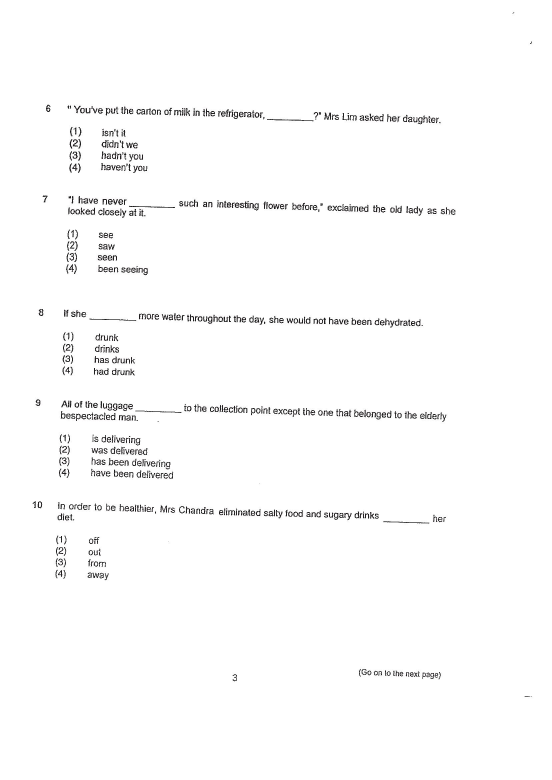
#> input picture youzusummer2020/imagetotexttests/youzu-master/Sample Resources/engtest.jpg, 1654 x 2340 px, found by its file name (shown at 1/3 size)
$ python getcontours.py
#> lines starting #> are read from the running program, lines starting #| are printed output that depends on the picture; after the words box and inside, x2 and y2 are one past the last pixel; in counts of white or black regions, pixels touching at a corner belong together
import cv2
import numpy as np
import math as m


#frameWidth = 640
#frameHeight = 480
'''
#stack function
def stackImages(scale,imgArray):
    rows = len(imgArray)
    cols = len(imgArray[0])
    rowsAvailable = isinstance(imgArray[0], list)
    width = imgArray[0][0].shape[1]
    height = imgArray[0][0].shape[0]
    if rowsAvailable:
        for x in range ( 0, rows):
            for y in range(0, cols):
                if imgArray[x][y].shape[:2] == imgArray[0][0].shape [:2]:
                    imgArray[x][y] = cv2.resize(imgArray[x][y], (0, 0), None, scale, scale)
                else:
                    imgArray[x][y] = cv2.resize(imgArray[x][y], (imgArray[0][0].shape[1], imgArray[0][0].shape[0]), None, scale, scale)
                if len(imgArray[x][y].shape) == 2: imgArray[x][y]= cv2.cvtColor( imgArray[x][y], cv2.COLOR_GRAY2BGR)
        imageBlank = np.zeros((height, width, 3), np.uint8)
        hor = [imageBlank]*rows
        hor_con = [imageBlank]*rows
        for x in range(0, rows):
            hor[x] = np.hstack(imgArray[x])
        ver = np.vstack(hor)
    else:
        for x in range(0, rows):
            if imgArray[x].shape[:2] == imgArray[0].shape[:2]:
                imgArray[x] = cv2.resize(imgArray[x], (0, 0), None, scale, scale)
            else:
                imgArray[x] = cv2.resize(imgArray[x], (imgArray[0].shape[1], imgArray[0].shape[0]), None,scale, scale)
            if len(imgArray[x].shape) == 2: imgArray[x] = cv2.cvtColor(imgArray[x], cv2.COLOR_GRAY2BGR)
        hor= np.hstack(imgArray)
        ver = hor
    return ver
'''


def getContours(img, imgContour):
    contours, hierarchy = cv2.findContours(img, cv2.RETR_EXTERNAL, cv2.CHAIN_APPROX_NONE)
    i = 1
    POI_detected = []
    for cnt in contours:
        peri = cv2.arcLength(cnt, True)
        approx = cv2.approxPolyDP(cnt, 0.02 * peri, True)
        x_, y_, w, h = cv2.boundingRect(approx)
        area = cv2.contourArea(cnt)
        if area > 600 and (x_ + w) > 10 and h < 100:
            if POI_detected.count((str(m.floor(x_)), str(m.floor(y_)))) == 0 and (x_, y_) != (0, 0):
                POI_detected.append((str(m.floor(x_)), str(m.floor(y_))))
                #cv2.drawContours(imgContour, cnt, -1, (255, 0, 255), 5)
                cv2.rectangle(imgContour, (x_, y_), (x_ + w, y_ + h), (0, 255, 0), 3)
                #cv2.putText(imgContour, "Point " + str(i), (x_ + w + 5, y_ + 5), cv2.FONT_HERSHEY_COMPLEX, 1, (0, 255, 0), 4)
                #cv2.putText(imgContour, "Coordinates: (" + str(int(x_)) + ", " + str(int(y_)) + ")", (x_ + w + 20, y_ + 45), cv2.FONT_HERSHEY_COMPLEX, 1, (0, 255, 0), 4)
                print("POI " + str(i) + ": (" +  str(int(x_)) + ", " + str(int(y_)) + ")")
                i = i + 1
    print("List of coordinates of points detected: " + str(POI_detected))


# [5 lines left out: function merge_boxes, not called in this run]


def empty(a):
    pass

'''
#creating the trackbar
cv2.namedWindow("Parameters")
cv2.resizeWindow("Parameters", 0, 0)
cv2.createTrackbar("Threshold1","Parameters", 255, 255, empty)
cv2.createTrackbar("Threshold2","Parameters", 23, 255, empty)
'''

#instantiating the image
#img = cv2.imread("/home/justinyip/Documents/youzu2020/youzu-master/Sample Resources/sciencetest.jpg")
img = cv2.imread("/home/justinyip/Documents/youzu2020/youzu-master/Sample Resources/engtest.jpg")
#> img is the input picture: shape (2340, 1654, 3); mean B, G, R 251.2, 251.2, 251.3
imgBlur = cv2.GaussianBlur(img, (7,7), 1)
imgGray = cv2.cvtColor(imgBlur, cv2.COLOR_BGR2GRAY)

'''
imgS = cv2.resize(img, (600, 750))
imgBlurS = cv2.resize(imgBlur, (600, 750))
imgGrayS = cv2.resize(imgGray, (600, 750))
'''

'''
threshold1 = cv2.getTrackbarPos("Threshold1", "Parameters")
threshold2 = cv2.getTrackbarPos("Threshold2", "Parameters")
'''
#imgCanny = cv2.Canny(imgGrayS, threshold1, threshold2)
imgCanny = cv2.Canny(imgGray, 255, 23)
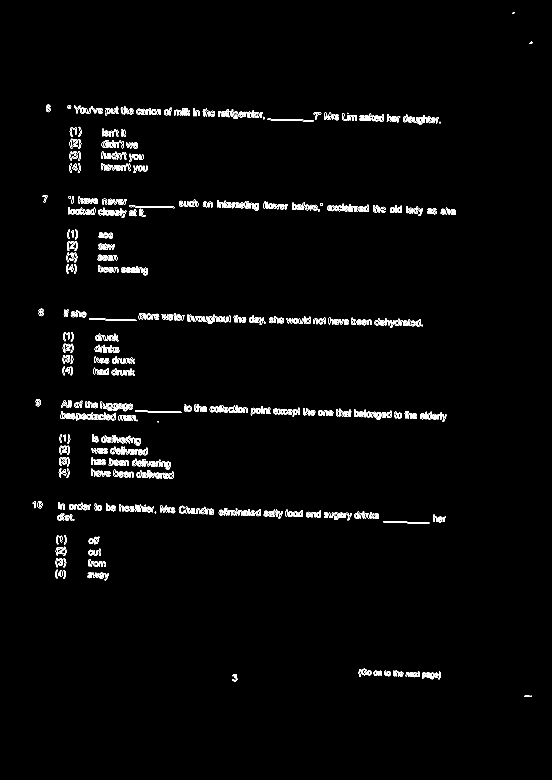
#> imgCanny: shape (2340, 1654) (shown at 1/3 size); 1.3% white in thin lines or dots, all inside (x1, y1, x2, y2) = (98, 36, 1597, 2091)
kernel = np.ones((5,5))
imgDil = cv2.dilate(imgCanny, kernel, iterations=1)
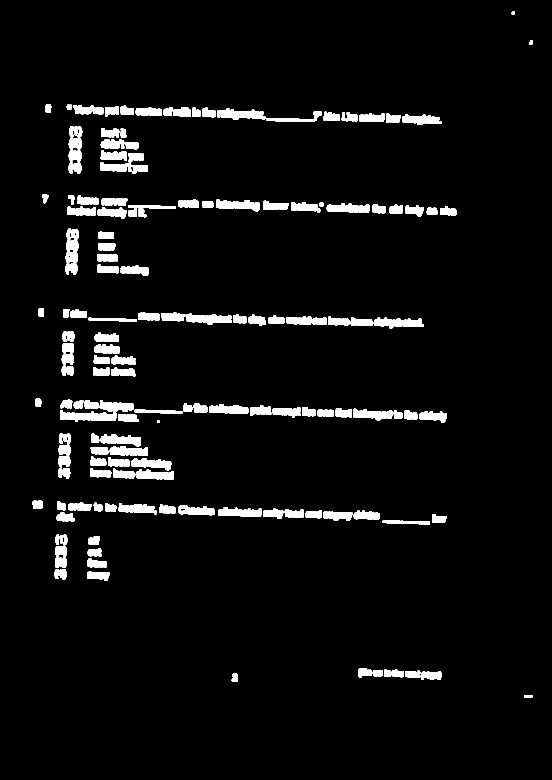
#> imgDil: shape (2340, 1654) (shown at 1/3 size); 4.8% white; 157 white regions

#imgContour = imgS.copy()
imgContour = img.copy()
getContours(imgDil, imgContour)
#> in getContours, `contours, hierarchy = cv2.findContours(img, cv2.RETR_EXTERNAL, cv2.CHA..`: contours = 157 contours; largest, box (x1, y1, x2, y2) and area: (180, 1231, 349, 1265) 3470, (652, 326, 796, 360) 2966, (1121, 953, 1271, 985) 2934, (559, 941, 695, 974) 2768, (649, 599, 779, 634) 2738
#> the loop in getContours, `for cnt in contours:` made 157 passes
#> (peri, approx, x_, y_, w, h, area) on passes 18, 52, 53, 58: (300.4, [[1148, 1562], [1160, 1569], [1289, 1572], [1289, 1565]], 1148, 1562, 142, 11, 1016.5), (26, [[471, 1261], [471, 1268], [477, 1268], [477, 1261]], 471, 1261, 7, 8, 42), (164.3, [[354, 1246], [354, 1262], [415, 1264], [406, 1244]], 354, 1244, 62, 21, 1110), (300.7, [[404, 1229], [404, 1236], [546, 1240], [544, 1233]], 404, 1229, 143, 12, 1008.5)
#> (printed output is left out)
#> after the loop in getContours, `for cnt in contours:`:
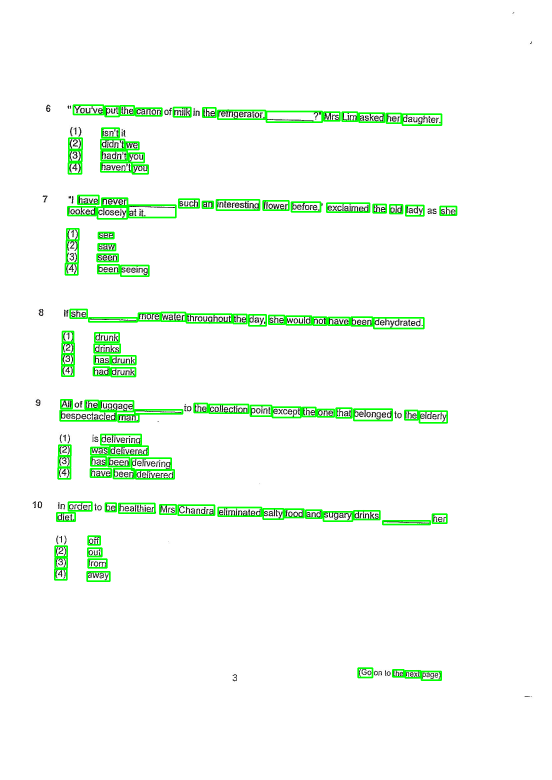
#> imgContour: shape (2340, 1654, 3) (shown at 1/3 size); 2.91% of pixels changed, all inside (x1, y1, x2, y2) = (162, 313, 1372, 2043)
#> after the loop in getContours, `for cnt in contours:`: POI_detected = 122 items, first 6: ('1264', '2014'), ('1215', '2012'), ('1178', '2009'), ('1074', '2004'), ('261', '1715'), ('164', '1707'); i = 123
#> (printed output is left out)
imgContouredS = cv2.resize(imgContour, (600, 750))
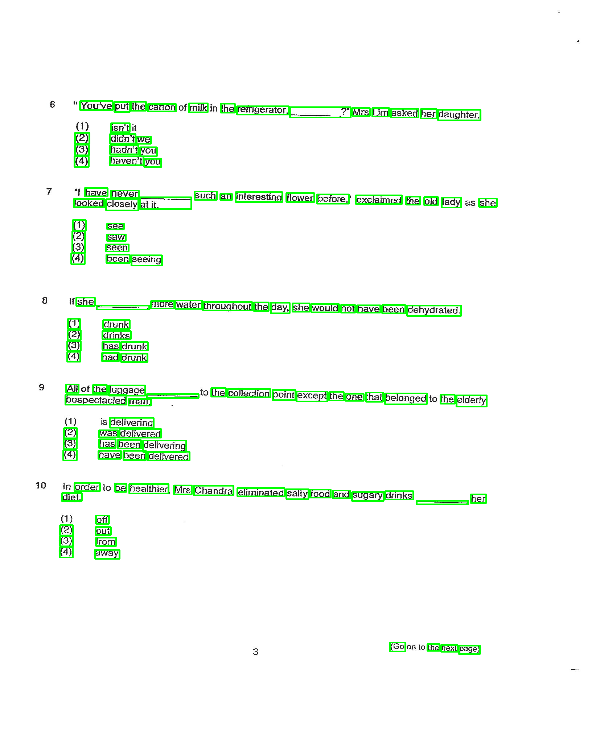
#> imgContouredS: shape (750, 600, 3); mean B, G, R 244, 251.3, 244
'''
imgstack = stackImages(0.8, ([imgS, imgGrayS, imgCanny], [imgDil, imgContour, imgContour]))
imgstackS = cv2.resize(imgstack, (800,800))
cv2.imshow("Result", imgstackS)
'''

cv2.imshow("Result", imgContouredS)
cv2.waitKey(0)

$ run again, with imagetotexttests/pythoncode/Sample Resources/sciencetest.jpg copied over youzusummer2020/imagetotexttests/youzu-master/Sample Resources/engtest.jpg
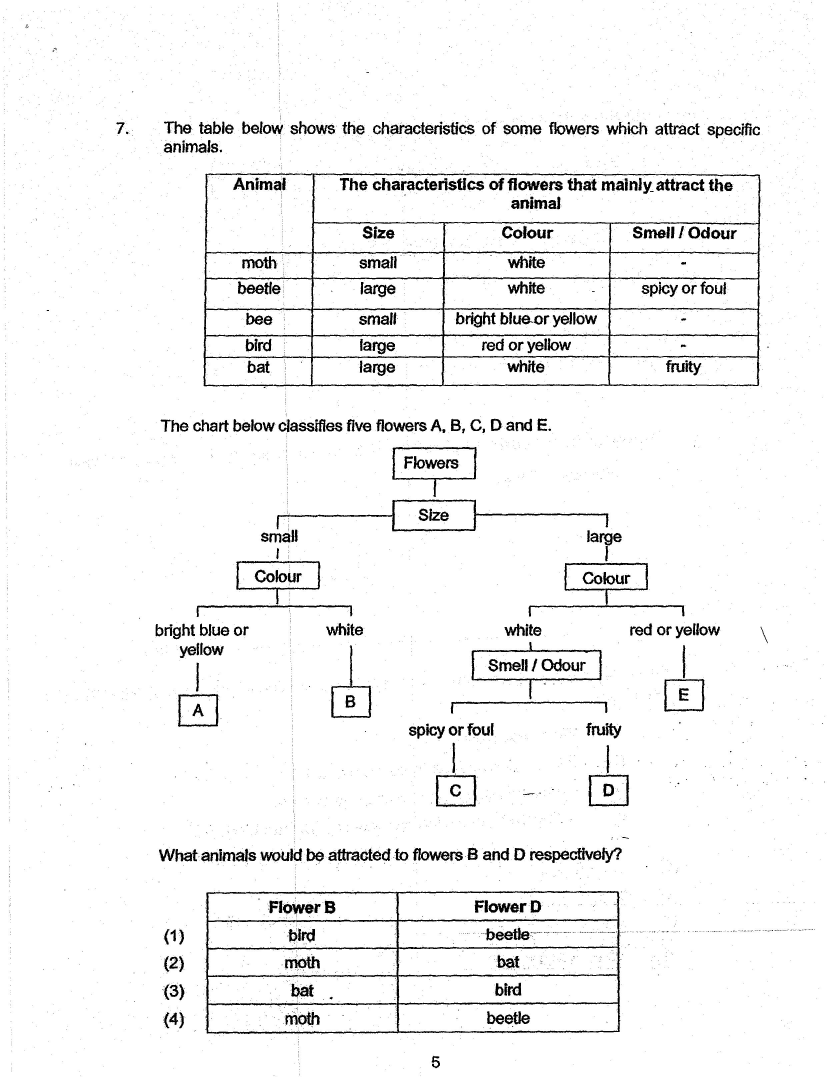
#> input picture imagetotexttests/pythoncode/Sample Resources/sciencetest.jpg, 2479 x 3229 px, found by its file name (shown at 1/3 size)
#> img is the input picture: shape (3229, 2479, 3); min 0, max 255, mean 243.4
#> `imgCanny = cv2.Canny(imgGray, 255, 23)`:
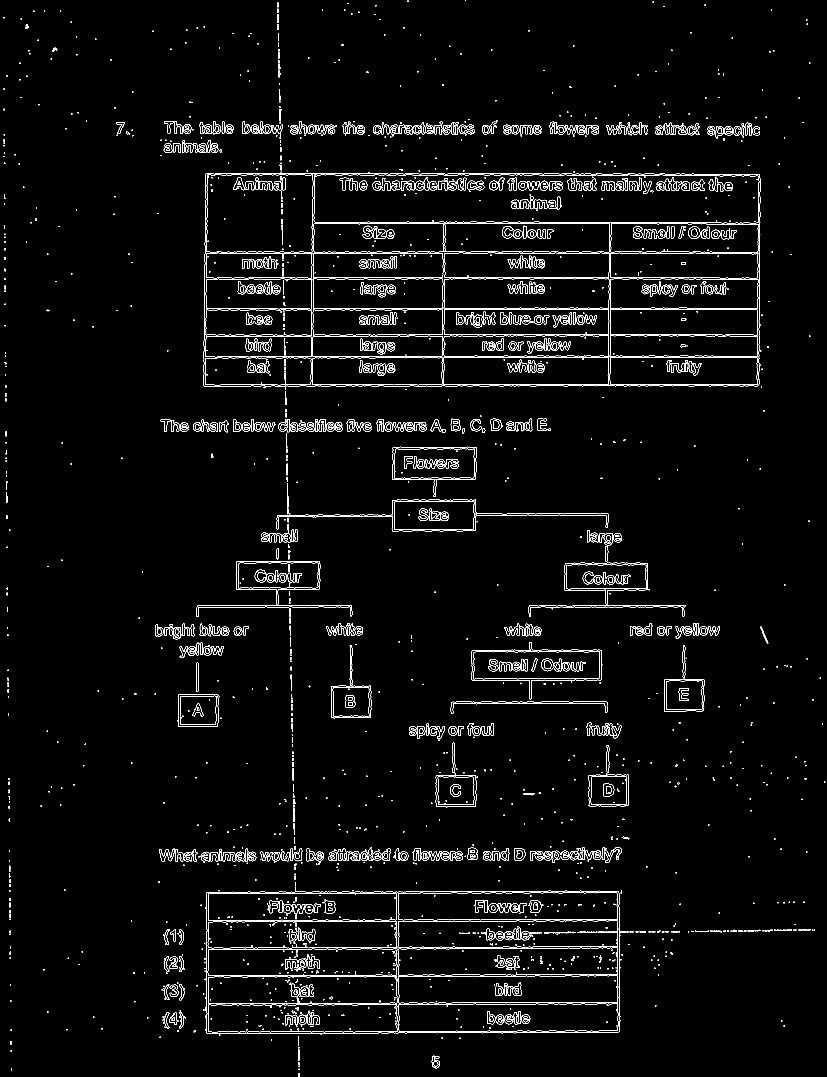
#> imgCanny: shape (3229, 2479) (shown at 1/3 size); 2% white in thin lines or dots
#> imgDil: shape (3229, 2479); 9.7% white; 947 white regions
#> contours = 689 contours; largest, box (x1, y1, x2, y2) and area: (608, 486, 2286, 1217) 1069910, (608, 2645, 1903, 3109) 533186, (1412, 1924, 1809, 2100) 38035, (827, 1429, 1828, 1597) 33060, (1584, 1589, 2059, 1852) 31021
#> the loop in getContours, `for cnt in contours:` made 689 passes
#> (peri, x_, y_, w, h, area) on passes 4, 5, 13, 14, 22, 23, 25, 27: (46.83, 893, 3185, 8, 18, 107), (133.3, 1293, 3165, 29, 42, 960), (27.41, 530, 3089, 8, 8, 48.5), (34.49, 579, 3088, 10, 11, 80), (131.1, 506, 3037, 31, 40, 799), (150.7, 486, 3035, 24, 52, 757.5), (164.3, 536, 3029, 24, 58, 761.5), (26.83, 400, 3001, 8, 8, 48)
#> (printed output is left out)
#> after the loop in getContours, `for cnt in contours:`: POI_detected = 62 items, first 6: ('1293', '3165'), ('506', '3037'), ('486', '3035'), ('536', '3029'), ('489', '2945'), ('490', '2862'); i = 63
#> (printed output is left out)
#> `imgContouredS = cv2.resize(imgContour, (600, 750))`:
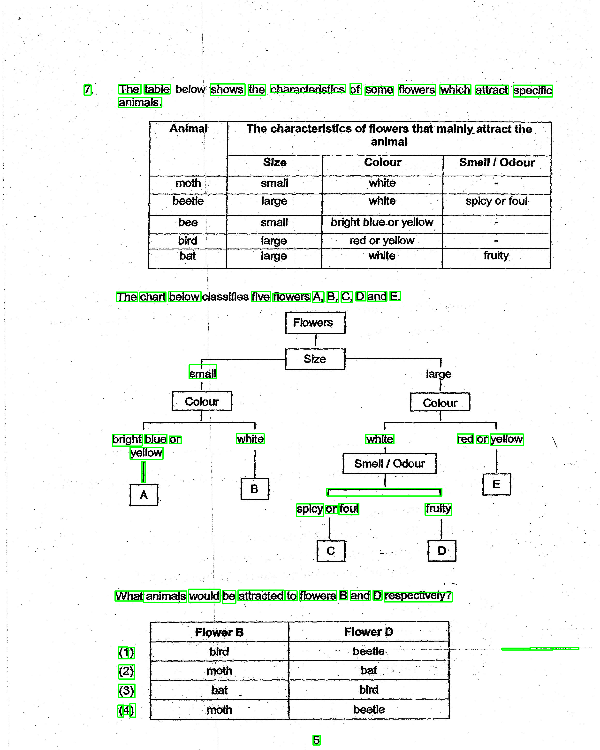
#> imgContouredS: shape (750, 600, 3); mean B, G, R 240.6, 243.4, 240.6

$ run again, with youzusummer2020/imagetotexttests/youzu-master/Sample Resources/page1test.jpg copied over youzusummer2020/imagetotexttests/youzu-master/Sample Resources/engtest.jpg
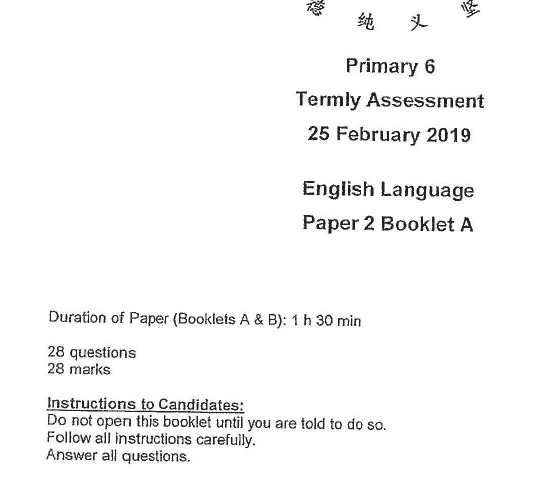
#> input picture youzusummer2020/imagetotexttests/youzu-master/Sample Resources/page1test.jpg, 1068 x 974 px, found by its file name (shown at 1/2 size)
#> img is the input picture: shape (974, 1068, 3); mean B, G, R 246.8, 246.8, 246.8
#> imgCanny: shape (974, 1068); 2.3% white in thin lines or dots, all inside (x1, y1, x2, y2) = (92, 0, 968, 928)
#> imgDil: shape (974, 1068); 9.4% white; 60 white regions
#> contours = 60 contours; largest, box (x1, y1, x2, y2) and area: (91, 791, 491, 858) 12371, (730, 182, 970, 219) 5298, (605, 359, 750, 401) 3660, (229, 862, 385, 892) 3156, (672, 250, 803, 286) 2914
#> the loop in getContours, `for cnt in contours:` made 60 passes
#> (peri, x_, y_, w, h, area) on passes 1 to 8: (392.4, 242, 898, 140, 32, 2686.5), (114.4, 202, 897, 33, 27, 708.5), (325.1, 90, 895, 107, 28, 1902.5), (386.3, 391, 865, 121, 28, 2419.5), (484.9, 229, 863, 156, 28, 3155.5), (122.9, 189, 862, 34, 28, 750.5), (286.4, 93, 860, 91, 29, 1825), (123.6, 733, 842, 41, 21, 711)
#> (printed output is left out)
#> after the loop in getContours, `for cnt in contours:`:
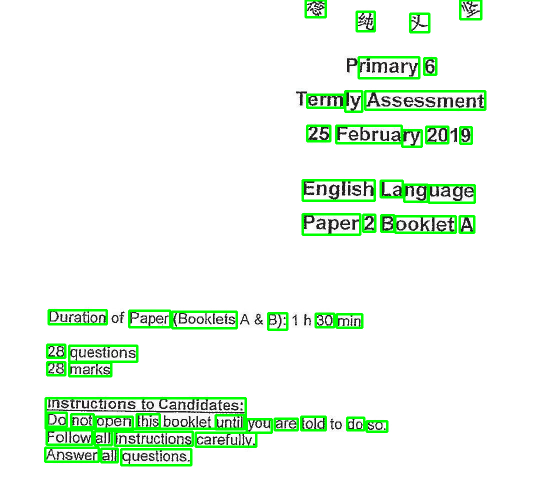
#> imgContour: shape (974, 1068, 3) (shown at 1/2 size); 5% of pixels changed, all inside (x1, y1, x2, y2) = (88, 0, 973, 933)
#> after the loop in getContours, `for cnt in contours:`: POI_detected = 51 items, first 6: ('242', '898'), ('202', '897'), ('90', '895'), ('391', '865'), ('229', '863'), ('189', '862'); i = 52
#> (printed output is left out)
#> `imgContouredS = cv2.resize(imgContour, (600, 750))`:
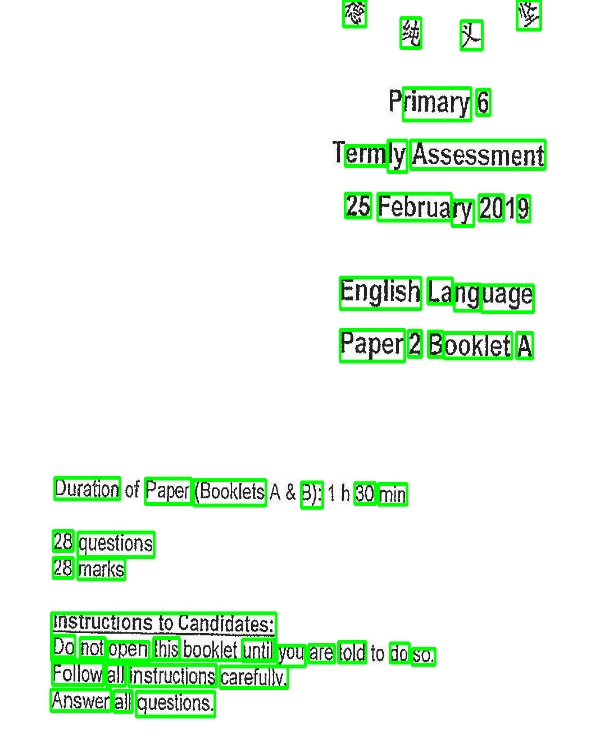
#> imgContouredS: shape (750, 600, 3); mean B, G, R 234.4, 247.1, 234.4

$ run again, with youzusummer2020/imagetotexttests/youzu-master/Sample Resources/pg_19_P6_English_2019_CA1_CHIJ.jpg copied over youzusummer2020/imagetotexttests/youzu-master/Sample Resources/engtest.jpg
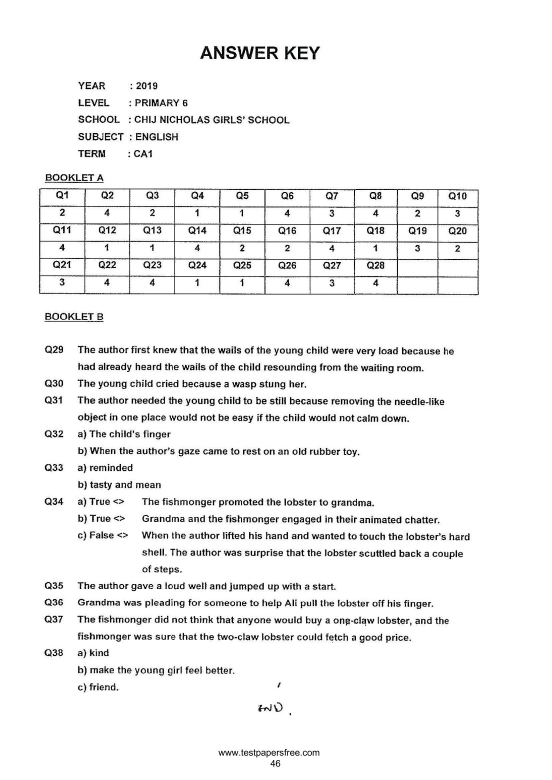
#> input picture youzusummer2020/imagetotexttests/youzu-master/Sample Resources/pg_19_P6_English_2019_CA1_CHIJ.jpg, 1654 x 2339 px, found by its file name (shown at 1/3 size)
#> img is the input picture: shape (2339, 1654, 3); mean B, G, R 242.4, 242.4, 242.4
#> imgCanny: shape (2339, 1654); 3.2% white in thin lines or dots, all inside (x1, y1, x2, y2) = (117, 138, 1437, 2301)
#> imgDil: shape (2339, 1654); 13.1% white; 304 white regions
#> contours = 258 contours; largest, box (x1, y1, x2, y2) and area: (115, 562, 1439, 888) 424359, (653, 2244, 961, 2275) 5638, (132, 936, 313, 968) 4850, (133, 520, 313, 552) 4788, (676, 136, 798, 179) 3956
#> the loop in getContours, `for cnt in contours:` made 258 passes
#> (peri, approx, x_, y_, w, h, area) on passes 2, 22, 54: (850.7, [[960, 2266], [653, 2250], [767, 2274]], 653, 2250, 308, 25, 5637.5), (163.5, [[399, 1902], [404, 1920], [457, 1918], [455, 1902]], 399, 1902, 59, 19, 1031.5), (280.4, [[1011, 1800], [1012, 1820], [1104, 1821], [1109, 1803]], 1011, 1800, 99, 22, 1816)
#> (printed output is left out)
#> after the loop in getContours, `for cnt in contours:`:
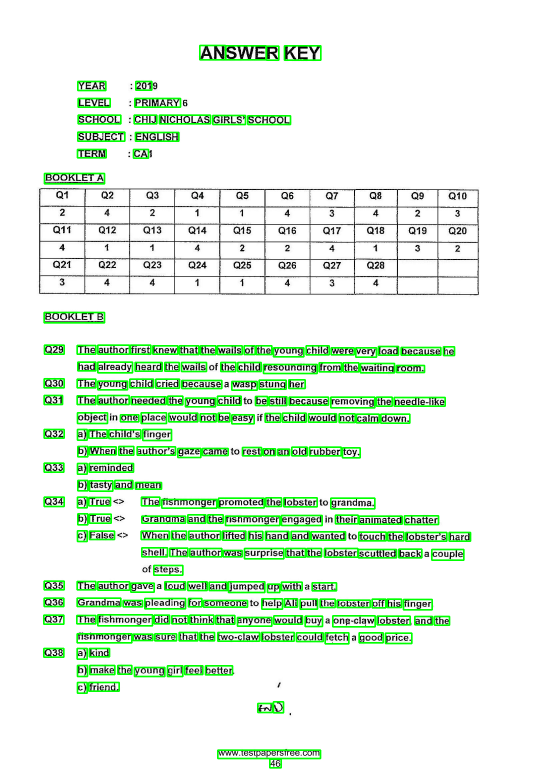
#> imgContour: shape (2339, 1654, 3) (shown at 1/3 size); 5.73% of pixels changed, all inside (x1, y1, x2, y2) = (129, 134, 1414, 2306)
#> after the loop in getContours, `for cnt in contours:`: POI_detected = 218 items, first 6: ('809', '2277'), ('653', '2250'), ('773', '2110'), ('820', '2105'), ('266', '2047'), ('232', '2047'); i = 219
#> (printed output is left out)
#> `imgContouredS = cv2.resize(imgContour, (600, 750))`:
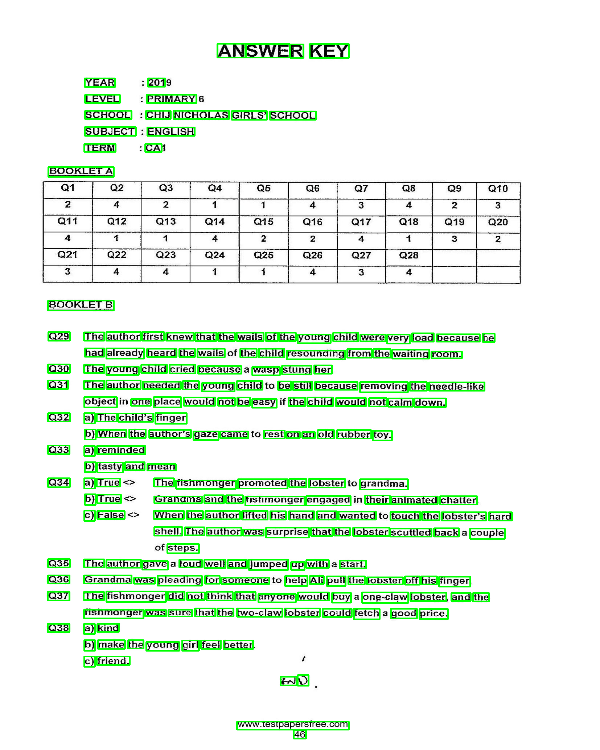
#> imgContouredS: shape (750, 600, 3); mean B, G, R 228.5, 242.8, 228.5
